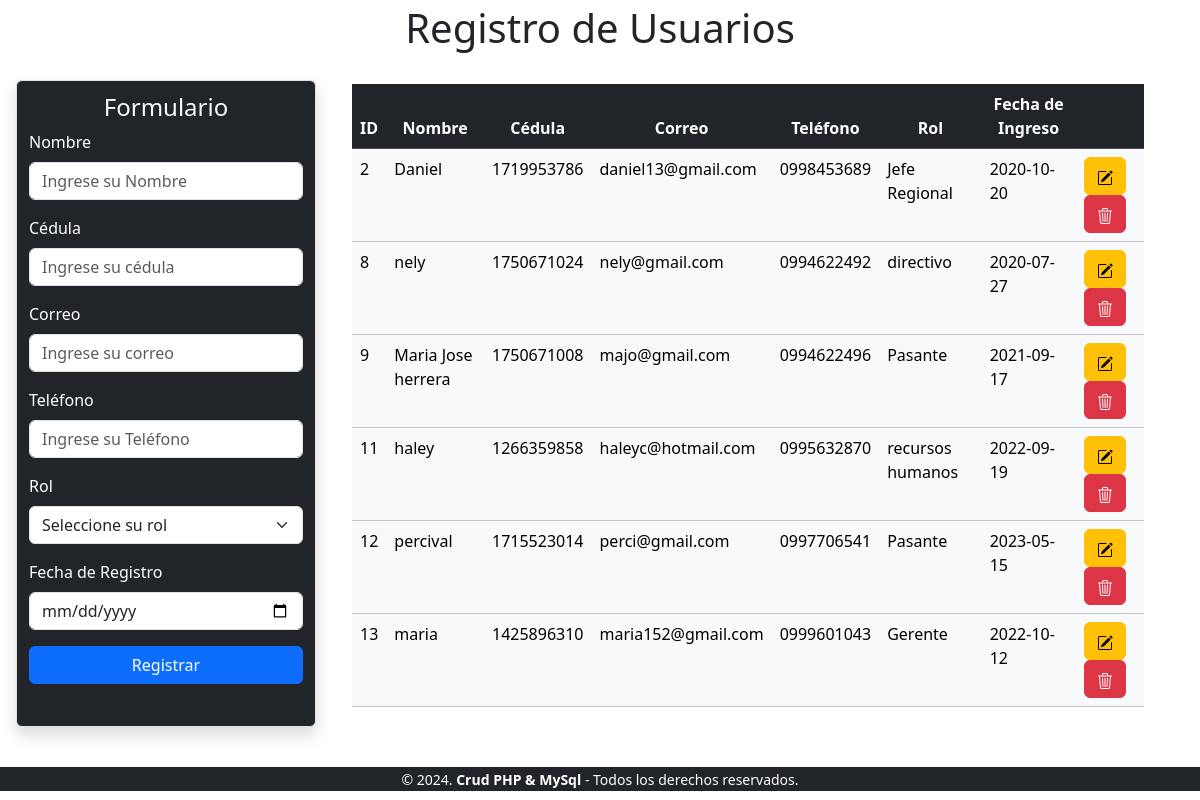
Before: / with the older database file.
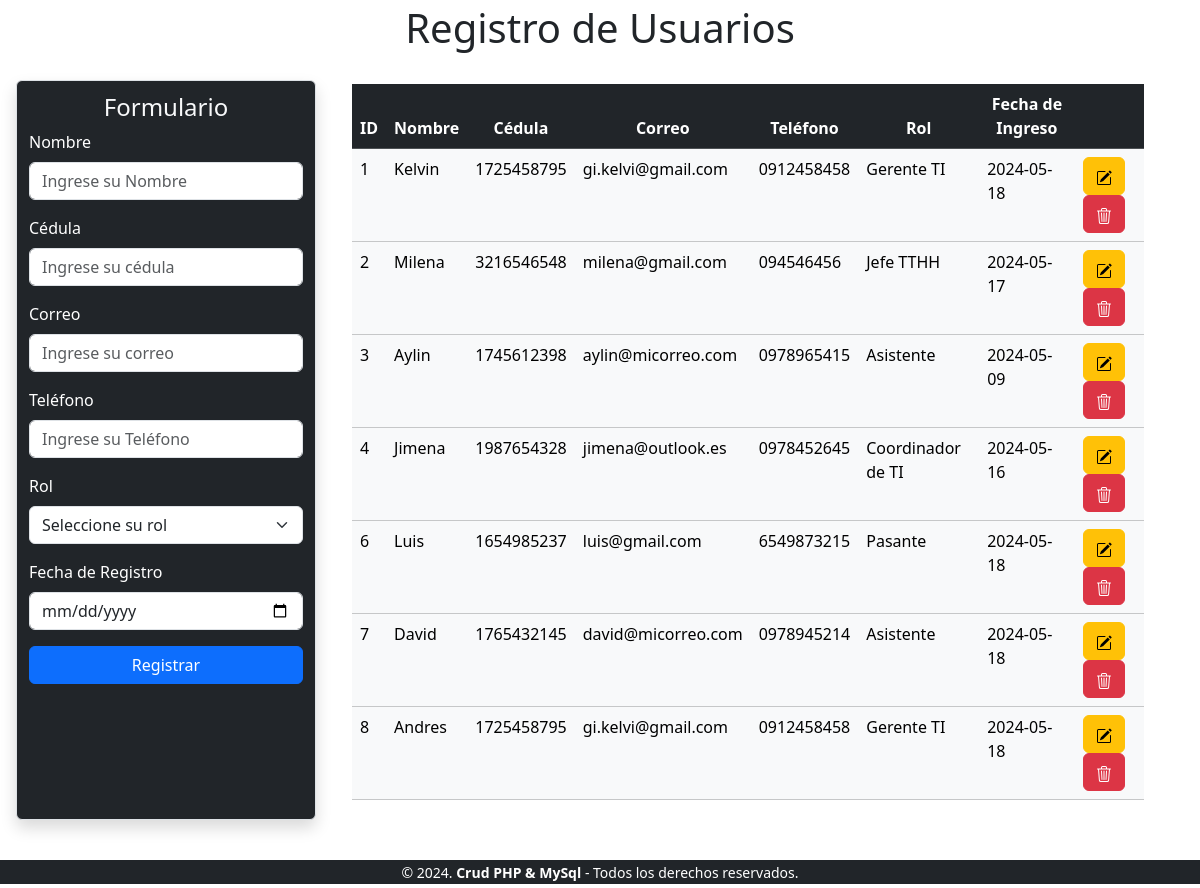
After: the same page with the newer database file.
### tables this page shows
CREATE TABLE `usuarios` (
  `id` int(100) NOT NULL,
  `nombre` varchar(200) NOT NULL,
  `cedula` varchar(10) NOT NULL,
  `correo` varchar(150) NOT NULL,
  `telefono` varchar(10) NOT NULL,
  `rol` varchar(100) NOT NULL,
  `fecha_registro` date NOT NULL
);

### index.php (the view, shortened to what this page needs)
<!DOCTYPE html>
<html lang="es">
<head>
    <link href="https://cdn.jsdelivr.net/npm/bootstrap@5.3.2/dist/css/bootstrap.min.css" rel="stylesheet">
    <link href="https://getbootstrap.com/docs/5.3/assets/css/docs.css" rel="stylesheet">
    <link href="https://cdn.jsdelivr.net/npm/bootstrap@5.3.3/dist/css/bootstrap.min.css" rel="stylesheet">
</head>
<body>
    <div>
        <h1 class="text-center p-1">Registro de Usuarios </h1>
    </div>
    <div class="container-fluid">
        <div class="row">
            <div class="col-md-3 bg-dark p-1 border rounded shadow m-3">
                <form class="p-2" method="POST">
                    <h4 class="text-center   text-light"> Formulario </h4>
                    <div class="form-group mb-3">
                        <label for="nombre" class="form-label text-white">Nombre</label>
                        <input type="text" class="form-control" id="nombre" name="nombre" placeholder="Ingrese su Nombre">
                    </div>
                    <div class="form-group mb-3">
                        <label for="cedula" class="form-label text-white">Cédula</label>
                        <input type="text" class="form-control" id="cedula" name="cedula" placeholder="Ingrese su cédula">
                    </div>
                    <div class="form-group mb-3">
                        <label for="correo" class="form-label text-white">Correo</label>
                        <input type="email" class="form-control" id="correo" name="correo" placeholder="Ingrese su correo">
                    </div>
                    <div class="form-group mb-3">
                        <label for="telefono" class="form-label text-white">Teléfono</label>
                        <input type="text" class="form-control" id="telefono" name="telefono" placeholder="Ingrese su Teléfono">
                    </div>
                    <div class="form-group mb-3">
                        <label for="rol" class="form-label text-white">Rol</label>
                        <select class="form-select" id="rol" name="rol">
                            <option selected disabled>Seleccione su rol</option>
                        </select>
                    </div>
                    <div class="form-group mb-3">
                        <label for="fecha_registro" class="form-label text-white">Fecha de Registro</label>
                        <input type="date" class="form-control" id="fecha_registro" name="fecha_registro">
                    </div>
                    <div class="d-grid">
                        <button type="submit" class="btn btn-primary" name="btnregistrar" value="ok">Registrar</button>
                    </div>
                </form>
            </div>
            <div class="col-md-8 p-1 m-3">
                <table class="table table-light table-hover">
                    <thead class="table-dark">
                        <tr class="text-center">
                            <th scope="col">ID</th>
                            <th scope="col">Nombre</th>
                            <th scope="col">Cédula</th>
                            <th scope="col">Correo</th>
                            <th scope="col">Teléfono</th>
                            <th scope="col">Rol</th>
                            <th scope="col">Fecha de Ingreso</th>
                            <th scope="col"></th>
                        </tr>
                    </thead>
                    <tbody>
                        <?php
                        include "conexion.php";
                        $sql = $conexion->query("SELECT * FROM usuarios");
                        while ($datos = $sql->fetch_object()) { ?>
                            <tr>
                                <td><?= $datos->id ?></td>
                                <td><?= $datos->nombre ?></td>
                                <td><?= $datos->cedula ?></td>
                                <td><?= $datos->correo ?></td>
                                <td><?= $datos->telefono ?></td>
                                <td><?= $datos->rol ?></td>
                                <td><?= $datos->fecha_registro ?></td>
                                <td>
                                    <a href="modificar.php?id=<?= $datos->id ?>" class="btn btn-small btn-warning">
                                    </a>
                                    <a onclick="return eliminar()" href="index.php?id=<?= $datos->id ?>" class="btn btn-small btn-danger">
                                    </a>
                                </td>
                            </tr>
                        <?php } ?>
                    </tbody>
                </table>
            </div>
        </div>
    </div>
    <br>
    <footer class="text-center text-bg-dark mb-1">
        <small>&copy; 2024. <b>Crud PHP & MySql</b> - Todos los derechos reservados.</small>
    </footer>
</body>
</html>

Changed rows visible on the page:
removed usuarios: id "9", nombre "Maria Jose herrera", cedula "1750671008", correo "majo@gmail.com", telefono "0994622496", rol "Pasante", fecha_registro "2021-09-17"
removed usuarios: id "11", nombre "haley", cedula "1266359858", correo "haleyc@hotmail.com", telefono "0995632870", rol "recursos humanos", fecha_registro "2022-09-19"
removed usuarios: id "12", nombre "percival", cedula "1715523014", correo "perci@gmail.com", telefono "0997706541", rol "Pasante", fecha_registro "2023-05-15"
removed usuarios: id "13", nombre "maria", cedula "1425896310", correo "maria152@gmail.com", telefono "0999601043", rol "Gerente", fecha_registro "2022-10-12"
added usuarios: id "1", nombre "Kelvin", cedula "1725458795", correo "gi.kelvi@gmail.com", telefono "0912458458", rol "Gerente TI", fecha_registro "2024-05-18"
changed usuarios id 2: nombre "Daniel" → "Milena"; cedula "1719953786" → "3216546548"; correo "daniel13@gmail.com" → "milena@gmail.com"; telefono "0998453689" → "094546456"; rol "Jefe Regional" → "Jefe TTHH"; fecha_registro "2020-10-20" → "2024-05-17"
added usuarios: id "3", nombre "Aylin", cedula "1745612398", correo "aylin@micorreo.com", telefono "0978965415", rol "Asistente", fecha_registro "2024-05-09"
added usuarios: id "4", nombre "Jimena", cedula "1987654328", correo "jimena@outlook.es", telefono "0978452645", rol "Coordinador de TI", fecha_registro "2024-05-16"
added usuarios: id "6", nombre "Luis", cedula "1654985237", correo "luis@gmail.com", telefono "6549873215", rol "Pasante", fecha_registro "2024-05-18"
added usuarios: id "7", nombre "David", cedula "1765432145", correo "david@micorreo.com", telefono "0978945214", rol "Asistente", fecha_registro "2024-05-18"
changed usuarios id 8: nombre "nely" → "Andres"; cedula "1750671024" → "1725458795"; correo "nely@gmail.com" → "gi.kelvi@gmail.com"; telefono "0994622492" → "0912458458"; rol "directivo" → "Gerente TI"; fecha_registro "2020-07-27" → "2024-05-18"
